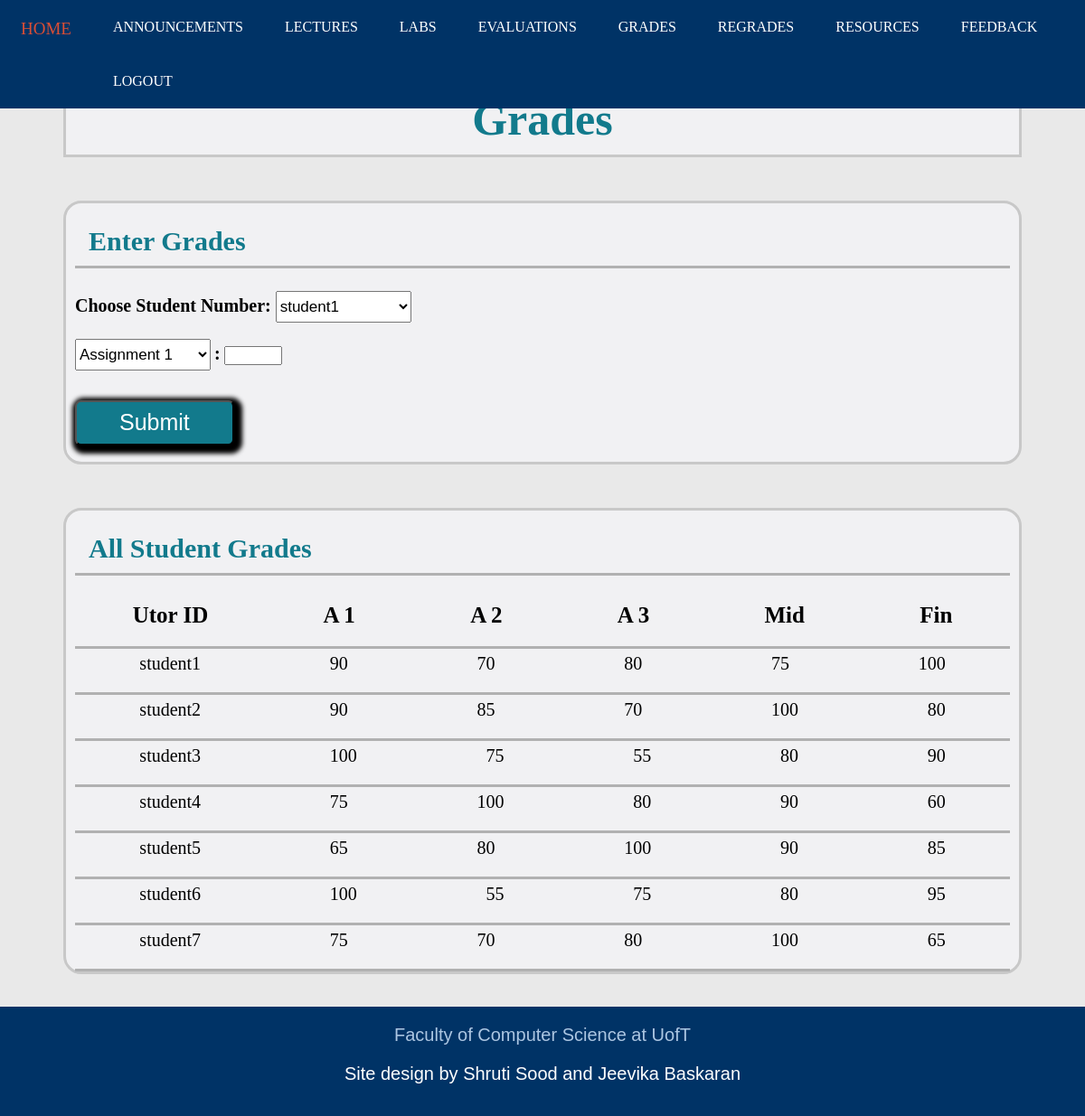
The app's page /grades_i.html (signed in), older data.
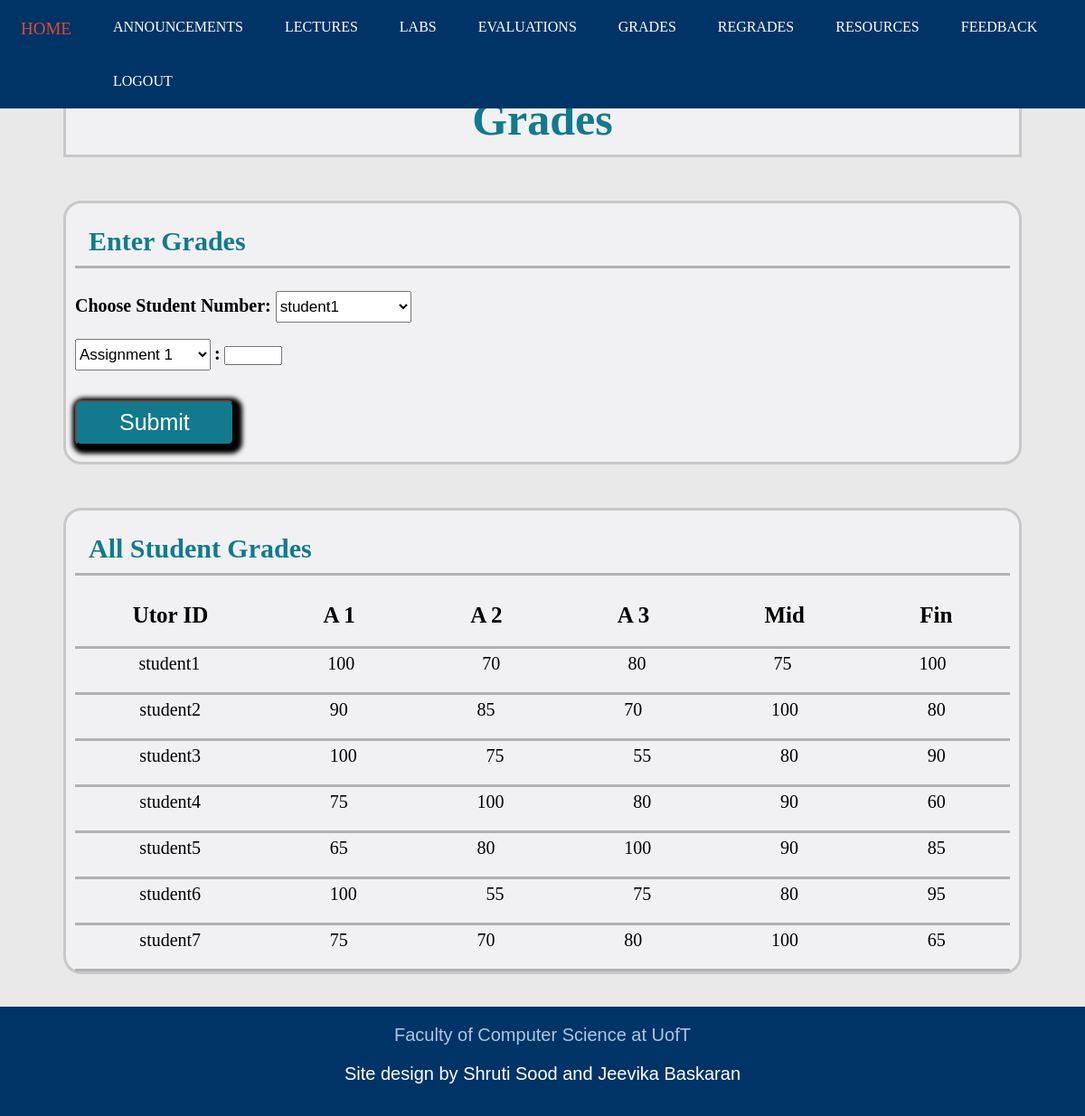
The same page, newer data.
### tables this page shows
CREATE TABLE "Grades" (
	"UtorID"	TEXT,
	"A1"	INTEGER,
	"A2"	INTEGER,
	"A3"	INTEGER,
	"Midterm"	INTEGER,
	"Final"	INTEGER,
	PRIMARY KEY("UtorID")
);

### app.py (the view)
@app.route('/grades_i.html')
def grades_i():
    if session.get('current_login') == None:
        return render_template('login.html')
    else:
        sql = """ SELECT UtorID FROM accounts WHERE type = 'student' """
        students = db.engine.execute(text(sql))
        sql = """ SELECT * FROM Grades """
        class1 = db.engine.execute(text(sql))
        return render_template('/grades_i.html', class1 = class1, students = students)

### templates/grades_i.html (shortened to what this page needs)
<!DOCTYPE html>
<html>
<head>
	<link rel="stylesheet" type="text/css" href="static/StyleSheets/gradei.css">
	<link rel="stylesheet" type="text/css" href="static/StyleSheets/headerfooter.css">
</head>
<body>
	<div class = "navbar">
		<a href="index_i.html">HOME</a>
		<a href="announcements_i.html">ANNOUNCEMENTS</a>
		<a href="lectures_i.html">LECTURES</a>
		<a href="labs_i.html">LABS</a>
		<a href="evaluations_i.html">EVALUATIONS</a>
		<a href="grades_i.html">GRADES</a>
		<a href="regrades_i.html">REGRADES</a>
		<a href="resources_i.html">RESOURCES</a>
		<a href="feedback_i.html">FEEDBACK</a>
		<a href="logout">LOGOUT</a>
	</div>
	<div class = "title">
		<section class="title_sec">
			<h1>Grades</h1>
		</section>
	</div>
	<br>
	<div class = "entermark">
		<section class="enter_mark">
			<h1> Enter Grades </h1>
			<div class = "formsection">
				<form action = "EnterGrades" method="POST" onsubmit = "return grades_val1()">
					<label for = "StudentNumber"><strong>Choose Student Number: </strong></label>
					<select id = "stds" name = "stds" class = "assgn">
			            {% for student in students%}
			            	<option value = "{{ student['UtorID'] }}">{{ student['UtorID'] }}</option>
			            {% endfor %}
			        </select>
					<br> </br>
					<select id = "assgn" name = "assgn" class = "assgn">
			            <option value = "A1">Assignment 1</option>
			        </select>
			        <label><strong>:</strong></label>
					<input type = "number" id="grade" name = "grade" min = "0" max = "100" required>
					<br> </br>
					<input type = "submit" value = "Submit" class="Submit">
				</form>
			</div>
			<br>
		</section>
	</div>
	<br>
	<div class = "allmark">
		<section class="all_mark">
			<h1> All Student Grades </h1>
			<div class = "Heading">
				<h2 class = "item1">Utor ID</h2>
				<h2 class = "item2">A 1</h2>
				<h2 class = "item3">A 2</h2>
				<h2 class = "item4">A 3</h2>
				<h2 class = "item5">Mid</h2>
				<h2 class = "item6">Fin</h2>
			</div>
			{% for student in class1 : %}
			<div class = "stdgrades">
				<p class = "item1">{{ student['UtorID'] }}</p>
				<p class = "item2">{{ student['A1'] }}</p>
				<p class = "item3">{{ student['A2'] }}</p>
				<p class = "item4">{{ student['A3'] }}</p>
				<p class = "item5">{{ student['Midterm'] }}</p>
				<p class = "item6">{{ student['Final'] }}</p>
			</div>
			{% endfor %}
		</section>
	</div>
	<br><br>
	<div class = "footer">
		<a href="https://web.cs.toronto.edu/" target="_blank">Faculty of Computer Science at UofT</a>
		<p>Site design by Shruti Sood and Jeevika Baskaran</p>
	</div>
</body>
</html>

### static/StyleSheets/gradei.css (style rules this page uses)
.title { margin-top: 90px; background-color: #F1F1F3; margin-left: 70px; margin-right: 70px; }
.title_sec { padding-left: 10px; padding-right: 10px; border: solid; border-color: #C8C8C8; display: block; }
.title_sec h1 { color: #127a8c; font-size: 50px; text-align: center; margin:10px; }
.entermark { margin-top: 30px; margin-left: 70px; margin-right: 70px; }
.allmark { margin-top: 30px; margin-left: 70px; margin-right: 70px; }
.enter_mark { padding-left: 10px; padding-right: 10px; border: solid; border-color: #C8C8C8; display: block; border-radius: 20px; background-color: #F1F1F3; }
.all_mark { padding-left: 10px; padding-right: 10px; border: solid; border-color: #C8C8C8; display: block; border-radius: 20px; background-color: #F1F1F3; }
.enter_mark label { font-size: 20px; }
.enter_mark h1 { color: #127a8c; padding-bottom: 10px; padding-left: 15px; font-size: 30px; border-bottom: solid; border-bottom-color: #B1B1B1; }
.all_mark h1 { color: #127a8c; padding-bottom: 10px; padding-left: 15px; font-size: 30px; border-bottom: solid; border-bottom-color: #B1B1B1; }
.Submit { align-self: center; margin-top: 15px; font-size: 30px; border-radius: 0.4rem; box-shadow: 3px 3px 5px 6px #000000; }
.entermark input[type=submit] { width:17%; height:50px; font-size:25px; background-color: #127a8c; color: white; align-items: center; }
.assgn { height : 35px; width : 150px; font-size: 17px; }
.Heading { display: grid; overflow: hidden; width: 100%; border-bottom: solid; border-bottom-color: #B1B1B1; }
.stdgrades { display:grid; overflow: hidden; width: 100%; border-bottom: solid; border-bottom-color: #B1B1B1; }
.item1 { grid-column-start: 1; grid-column-end: 2; text-align: center; }
.item2 { grid-column-start: 2; grid-column-end: 3; text-align: center; }
.item3 { grid-column-start: 3; grid-column-end: 4; text-align: center; }
.item4 { grid-column-start: 4; grid-column-end: 5; }
.item5 { grid-column-start: 5; grid-column-end: 6; text-align: center; }
.item6 { grid-column-start: 6; grid-column-end: 7; text-align: center; }
.stdgrades p { font-size: 20px; float: left; text-align: center; padding: 5px; padding-bottom: 0px; margin-top:0px; text-decoration: none; }
.Heading h2 { float: left; text-align: center; padding: 5px; padding-bottom: 0px; margin-top:0px; text-decoration: none; font-size: 25px; }

### static/StyleSheets/headerfooter.css (style rules this page uses)
body { margin:0px; border:0px; padding:0px; background-color: #E9E9E9; }
.navbar { background-color: #003366; position: fixed; top: 0; overflow: hidden; width: 100%; }
.navbar a { float: left; color: white; text-align: center; padding: 21px 23px; text-decoration: none; font-size: 16px; }
.footer { background-color: #003366; overflow: hidden; min-height: 12vh; padding-top: 20px; padding-bottom: 5px; font-family:'Poppins', sans-serif; text-align: center; }
.footer a { color: #ACC6E2; padding-top: : 20px; text-decoration: none; font-size: 20px; }
.footer p { color: white; font-size: 20px; }

Row changes from the older to the newer data that the page shows:
changed Grades "student1": A1 "90" → "100"
